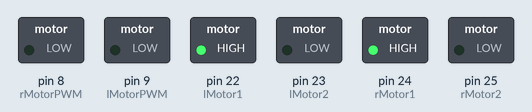
Bench run of a sketch on a simulated Arduino Mega 2560, built with avr-gcc and run on an emulated ATmega2560. On the bench: switched loads named in the sketch (green lamp = pin HIGH).

Above: at 0.1 s.
Timing chart, 0 to 1.6 s (numbered marks = the images above):
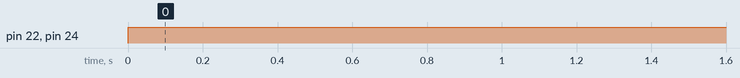

Measured:
- by itself, pin 22 (lMotor1), pin 24 (rMotor1): LOW → HIGH at 0.00 s

The sketch:

test_motor.ino
```cpp
#define lMotor1 22
#define lMotor2 23
#define lMotorPWM 9

#define rMotor1 24
#define rMotor2 25
#define rMotorPWM 8
 int pwm = 70;
 int change = 5;
void setup() {
  // put your setup code here, to run once:
  pinMode(rMotor1, OUTPUT);
  pinMode(rMotor2, OUTPUT);
  pinMode(rMotorPWM, OUTPUT);

  pinMode(lMotor1, OUTPUT);
  pinMode(lMotor2, OUTPUT);
  pinMode(lMotorPWM, OUTPUT);

}

void loop() {
  // put your main code here, to run repeatedly:
//  if(pwm < 70 || pwm > 240){
//    change = -change;
//  }
//  pwm += change;
  digitalWrite(lMotor1, HIGH);
  digitalWrite(lMotor2, LOW);
  digitalWrite(rMotor1, HIGH);
  digitalWrite(rMotor2, LOW);
  analogWrite(lMotorPWM, 0);
  analogWrite(rMotorPWM, 0);
  delay(1000);

}
```
